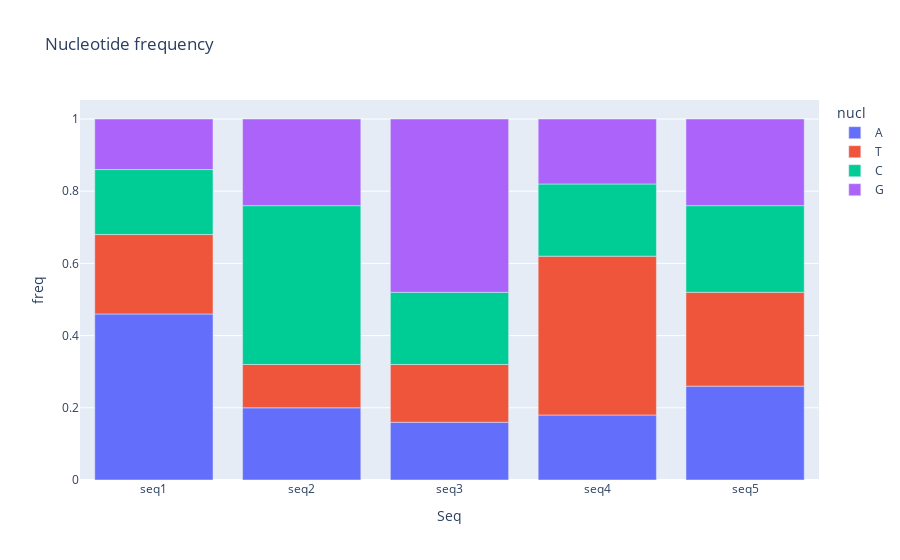

The notebook cell this image was saved under:
### Markdown cell above
## Plotly express

### Code cell
import plotly.express as px
import pandas as pd

df = pd.read_csv('exercise/data/example.txt', sep=' ')
df = pd.melt(df, var_name='nucl', value_name='freq', id_vars=['Seq'])

fig = px.bar(df, x="Seq", y="freq", color = "nucl", title="Nucleotide frequency")
fig.show()

### Figure 1 — Plotly figure (JSON) as saved in the notebook; plotly's stock layout.template omitted (floating-point values rounded to 4 significant figures)
{"data": [{"hovertemplate": "nucl=A<br>Seq=%{x}<br>freq=%{y}<extra></extra>", "legendgroup": "A", "marker": {"color": "#636efa", "pattern": {"shape": ""}}, "name": "A", "orientation": "v", "showlegend": true, "textposition": "auto", "type": "bar", "x": ["seq1", "seq2", "seq3", "seq4", "seq5"], "xaxis": "x", "y": [0.46, 0.2, 0.16, 0.18, 0.26], "yaxis": "y"}, {"hovertemplate": "nucl=T<br>Seq=%{x}<br>freq=%{y}<extra></extra>", "legendgroup": "T", "marker": {"color": "#EF553B", "pattern": {"shape": ""}}, "name": "T", "orientation": "v", "showlegend": true, "textposition": "auto", "type": "bar", "x": ["seq1", "seq2", "seq3", "seq4", "seq5"], "xaxis": "x", "y": [0.22, 0.12, 0.16, 0.44, 0.26], "yaxis": "y"}, {"hovertemplate": "nucl=C<br>Seq=%{x}<br>freq=%{y}<extra></extra>", "legendgroup": "C", "marker": {"color": "#00cc96", "pattern": {"shape": ""}}, "name": "C", "orientation": "v", "showlegend": true, "textposition": "auto", "type": "bar", "x": ["seq1", "seq2", "seq3", "seq4", "seq5"], "xaxis": "x", "y": [0.18, 0.44, 0.2, 0.2, 0.24], "yaxis": "y"}, {"hovertemplate": "nucl=G<br>Seq=%{x}<br>freq=%{y}<extra></extra>", "legendgroup": "G", "marker": {"color": "#ab63fa", "pattern": {"shape": ""}}, "name": "G", "orientation": "v", "showlegend": true, "textposition": "auto", "type": "bar", "x": ["seq1", "seq2", "seq3", "seq4", "seq5"], "xaxis": "x", "y": [0.14, 0.24, 0.48, 0.18, 0.24], "yaxis": "y"}], "layout": {"barmode": "relative", "legend": {"title": {"text": "nucl"}, "tracegroupgap": 0}, "title": {"text": "Nucleotide frequency"}, "xaxis": {"anchor": "y", "domain": [0, 1], "title": {"text": "Seq"}}, "yaxis": {"anchor": "x", "domain": [0, 1], "title": {"text": "freq"}}}}
